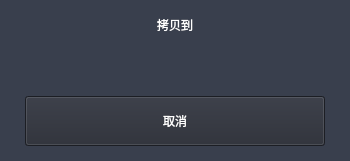
<?xml version="1.0" encoding="UTF-8"?>
<ui version="4.0">
 <class>DiskSelectionWidget</class>
 <widget class="QWidget" name="DiskSelectionWidget">
  <property name="geometry">
   <rect>
    <x>0</x>
    <y>0</y>
    <width>350</width>
    <height>161</height>
   </rect>
  </property>
  <property name="sizePolicy">
   <sizepolicy hsizetype="Fixed" vsizetype="Preferred">
    <horstretch>0</horstretch>
    <verstretch>0</verstretch>
   </sizepolicy>
  </property>
  <property name="minimumSize">
   <size>
    <width>350</width>
    <height>0</height>
   </size>
  </property>
  <property name="maximumSize">
   <size>
    <width>350</width>
    <height>16777215</height>
   </size>
  </property>
  <property name="windowTitle">
   <string>Form</string>
  </property>
  <property name="styleSheet">
   <string notr="true"/>
  </property>
  <layout class="QVBoxLayout" name="verticalLayout_2">
   <property name="leftMargin">
    <number>0</number>
   </property>
   <property name="topMargin">
    <number>0</number>
   </property>
   <property name="rightMargin">
    <number>0</number>
   </property>
   <property name="bottomMargin">
    <number>0</number>
   </property>
   <item>
    <widget class="QWidget" name="container" native="true">
     <property name="styleSheet">
      <string notr="true">#container {
	background-color: rgb(57, 63, 77);
}

#cancel_btn {
	background-color: rgba(39, 42, 51, 1);
	color: rgb(255, 255, 255);
}

#DiskSelectWidget {
	background-color: rgba(29, 32, 41,1);
}

#label {
	color: rgb(255, 255, 255);
	font: 14pt &quot;Ubuntu&quot;;
}

#item_list {
background-color: rgb(57, 63, 77);
	border:0px;
}

#item_list::item::selected{
color:rgba(51, 51, 51, 1);
background-color: rgba(57, 63, 77, 1);
}
</string>
     </property>
     <layout class="QVBoxLayout" name="verticalLayout">
      <property name="topMargin">
       <number>10</number>
      </property>
      <property name="bottomMargin">
       <number>15</number>
      </property>
      <item>
       <widget class="QLabel" name="label">
        <property name="sizePolicy">
         <sizepolicy hsizetype="Preferred" vsizetype="Fixed">
          <horstretch>0</horstretch>
          <verstretch>0</verstretch>
         </sizepolicy>
        </property>
        <property name="minimumSize">
         <size>
          <width>0</width>
          <height>30</height>
         </size>
        </property>
        <property name="maximumSize">
         <size>
          <width>16777215</width>
          <height>30</height>
         </size>
        </property>
        <property name="text">
         <string>拷贝到</string>
        </property>
        <property name="alignment">
         <set>Qt::AlignCenter</set>
        </property>
       </widget>
      </item>
      <item>
       <widget class="QWidget" name="items" native="true">
        <property name="sizePolicy">
         <sizepolicy hsizetype="Preferred" vsizetype="Preferred">
          <horstretch>0</horstretch>
          <verstretch>0</verstretch>
         </sizepolicy>
        </property>
        <property name="minimumSize">
         <size>
          <width>0</width>
          <height>0</height>
         </size>
        </property>
        <property name="maximumSize">
         <size>
          <width>16777215</width>
          <height>16777215</height>
         </size>
        </property>
        <layout class="QVBoxLayout" name="verticalLayout_3">
         <property name="bottomMargin">
          <number>0</number>
         </property>
        </layout>
       </widget>
      </item>
      <item alignment="Qt::AlignHCenter">
       <widget class="QPushButton" name="cancel_btn">
        <property name="sizePolicy">
         <sizepolicy hsizetype="Fixed" vsizetype="Fixed">
          <horstretch>0</horstretch>
          <verstretch>0</verstretch>
         </sizepolicy>
        </property>
        <property name="minimumSize">
         <size>
          <width>300</width>
          <height>50</height>
         </size>
        </property>
        <property name="maximumSize">
         <size>
          <width>300</width>
          <height>50</height>
         </size>
        </property>
        <property name="text">
         <string>取消</string>
        </property>
        <property name="flat">
         <bool>false</bool>
        </property>
       </widget>
      </item>
     </layout>
    </widget>
   </item>
  </layout>
 </widget>
 <resources/>
 <connections>
  <connection>
   <sender>cancel_btn</sender>
   <signal>clicked()</signal>
   <receiver>DiskSelectionWidget</receiver>
   <slot>close()</slot>
   <hints>
    <hint type="sourcelabel">
     <x>201</x>
     <y>111</y>
    </hint>
    <hint type="destinationlabel">
     <x>541</x>
     <y>94</y>
    </hint>
   </hints>
  </connection>
 </connections>
 <slots>
  <slot>onItemClicked(QListWidgetItem*)</slot>
 </slots>
</ui>
